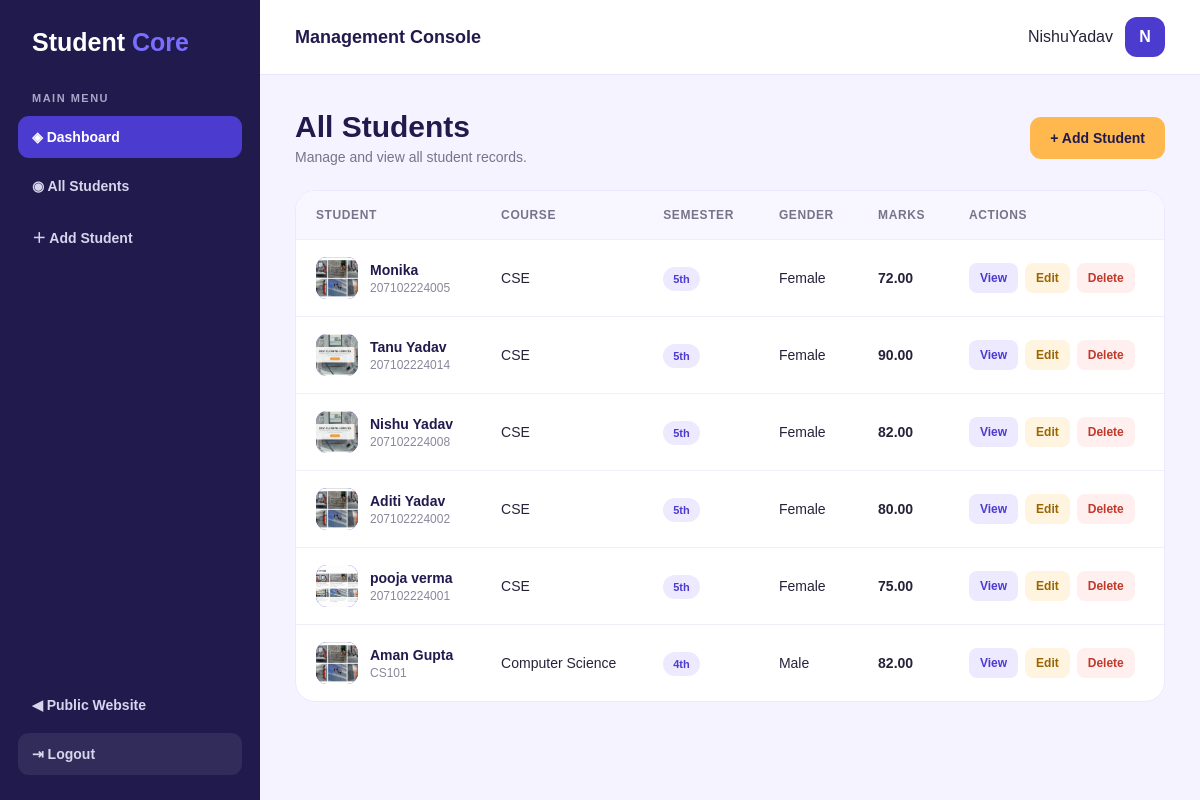
The app's page /students/ (signed in) with its own data.
### student/models.py (models this page shows, shortened)
class Student(models.Model):
    GENDER_CHOICES = [
        ('Male', 'Male'),
        ('Female', 'Female'),
        ('Other', 'Other'),
    ]
    SEMESTER_CHOICES = [
        ('1st', '1st Semester'),
        ('2nd', '2nd Semester'),
        ('3rd', '3rd Semester'),
        ('4th', '4th Semester'),
        ('5th', '5th Semester'),
        ('6th', '6th Semester'),
        ('7th', '7th Semester'),
        ('8th', '8th Semester'),
    ]
    name = models.CharField(
        max_length=150
    )
    date_of_birth = models.DateField()
    age = models.PositiveIntegerField()
    address = models.TextField()
    roll_no = models.CharField(
        max_length=50,
        unique=True
    )
    fees_amount = models.DecimalField(
        max_digits=10,
        decimal_places=2
    )
    parents_name = models.CharField(
        max_length=150
    )
    phone_no = models.CharField(
        max_length=15
    )
    email_id = models.EmailField()
    gender = models.CharField(
        max_length=10,
        choices=GENDER_CHOICES
    )
    course = models.CharField(
        max_length=100
    )
    semester = models.CharField(
        max_length=10,
        choices=SEMESTER_CHOICES
    )
    image = models.ImageField(
        upload_to='students/',
        blank=True,
        null=True
    )
    marks = models.DecimalField(
        max_digits=5,
        decimal_places=2
    )
    created_at = models.DateTimeField(
        auto_now_add=True
    )
    updated_at = models.DateTimeField(
        auto_now=True
    )

### student/views.py (the view)
# urls.py: path("students/", views.student_list, name="student_list"),
@login_required
def student_list(request):
    students = Student.objects.all().order_by("-id")
    return render(
        request,
        "student/student_list.html",
        {
            "students": students
        }
    )

### student/templates/student/student_list.html (shortened to what this page needs)
{% extends 'student/innerbase.html' %}
{% block content %}
<div class="page-heading">
    <div>
        <h1>
            All Students
        </h1>
        <p>
            Manage and view all student records.
        </p>
    </div>
    <a href="{% url 'student_create' %}" class="add-btn">
        + Add Student
    </a>
</div>
<div class="table-card">
    <div class="table-wrapper">
        <table>
            <thead>
                <tr>
                    <th>Student</th>
                    <th>Course</th>
                    <th>Semester</th>
                    <th>Gender</th>
                    <th>Marks</th>
                    <th>Actions</th>
                </tr>
            </thead>
            <tbody>
                {% for student in students %}
                <tr>
                    <td>
                        <div class="student-cell">
                            {% if student.image %}
                            <img src="{{ student.image.url }}" class="avatar" style="object-fit:cover;">
                            {% else %}
                            <div class="avatar">
                                {{ student.name|first|upper }}
                            </div>
                            {% endif %}
                            <div>
                                <div class="student-name">
                                    {{ student.name }}
                                </div>
                                <div class="roll">
                                    {{ student.roll_no }}
                                </div>
                            </div>
                        </div>
                    </td>
                    <td>
                        {{ student.course }}
                    </td>
                    <td>
                        <span class="badge">
                            {{ student.semester }}
                        </span>
                    </td>
                    <td>
                        {{ student.gender }}
                    </td>
                    <td>
                        <strong>
                            {{ student.marks }}
                        </strong>
                    </td>
                    <td>
                        <div class="actions">
                            <a href="{% url 'student_detail' student.pk %}" class="action view">
                                View
                            </a>
                            <a href="{% url 'student_update' student.pk %}" class="action edit">
                                Edit
                            </a>
                            <a href="{% url 'student_delete' student.pk %}" class="action delete">
                                Delete
                            </a>
                        </div>
                    </td>
                </tr>
                {% empty %}
                <tr>
                    <td colspan="6" class="empty">
                        No students found.
                    </td>
                </tr>
                {% endfor %}
            </tbody>
        </table>
    </div>
</div>
{% endblock %}

### student/templates/student/innerbase.html (shortened to what this page needs)
<!DOCTYPE html>
<html lang="en">
<head>
</head>
<body>
<div class="dashboard-layout">
    <aside class="sidebar">
        <div class="sidebar-brand">
            Student <span>Core</span>
        </div>
        <div class="menu-label">
            MAIN MENU
        </div>
        <nav class="sidebar-menu">
            <a
                href="{% url 'dashboard' %}"
                class="active"
            >
                ◈
                Dashboard
            </a>
            <a href="{% url 'student_list' %}">
                ◉
                All Students
            </a>
            <a href="{% url 'student_create' %}">
                ＋
                Add Student
            </a>
        </nav>
        <div class="sidebar-bottom">
            <div class="sidebar-menu">
                <a href="{% url 'home' %}">
                    ◀
                    Public Website
                </a>
                <a
                    href="{% url 'logout' %}"
                    class="logout"
                >
                    ⇥
                    Logout
                </a>
            </div>
        </div>
    </aside>
    <div class="main-area">
        <header class="topbar">
            <div class="topbar-title">
                Management Console
            </div>
            <div class="user-box">
                <div>
                    {{ request.user.username }}
                </div>
                <div class="user-avatar">
                    {{ request.user.username|first|upper }}
                </div>
            </div>
        </header>
        <main class="content">
            {% block content %}
            {% endblock %}
        </main>
    </div>
</div>
</body>
</html>

### student/templates/student/innerbase.html (style rules this page uses)
* { margin: 0; padding: 0; box-sizing: border-box; }
body { font-family: Arial, Helvetica, sans-serif; background: #F5F3FF; color: #25233A; }
.dashboard-layout { min-height: 100vh; display: flex; }
.sidebar { width: 260px; background: #211A4C; color: #FFFFFF; position: fixed; left: 0; top: 0; bottom: 0; padding: 28px 18px; z-index: 100; }
.sidebar-brand { font-size: 25px; font-weight: 800; padding: 0 14px 35px; }
.sidebar-brand span { color: #7B6DFF; }
.menu-label { color: #AAA5C8; font-size: 11px; font-weight: 700; letter-spacing: 1.5px; padding: 0 14px; margin-bottom: 12px; }
.sidebar-menu { display: flex; flex-direction: column; gap: 7px; }
.sidebar-menu a { display: flex; align-items: center; gap: 13px; padding: 13px 14px; border-radius: 11px; color: #D8D4EC; text-decoration: none; font-size: 14px; font-weight: 600; transition: .3s; }
.sidebar-menu a:hover, .sidebar-menu a.active { background: #4C3BCF; color: #FFFFFF; }
.sidebar-bottom { position: absolute; bottom: 25px; left: 18px; right: 18px; }
.logout { background: rgba(255,255,255,.08); }
.main-area { margin-left: 260px; width: calc(100% - 260px); min-height: 100vh; }
.topbar { height: 75px; background: #FFFFFF; border-bottom: 1px solid #E9E5FF; display: flex; align-items: center; justify-content: space-between; padding: 0 35px; }
.topbar-title { font-size: 18px; font-weight: 800; color: #211A4C; }
.user-box { display: flex; align-items: center; gap: 12px; }
.user-avatar { width: 40px; height: 40px; border-radius: 12px; background: #4C3BCF; color: #FFFFFF; display: flex; align-items: center; justify-content: center; font-weight: 800; }
.content { padding: 35px; }

### student/templates/student/student_list.html (style rules this page uses)
.page-heading { display: flex; align-items: center; justify-content: space-between; margin-bottom: 25px; }
.page-heading h1 { color: #211A4C; font-size: 30px; margin-bottom: 5px; }
.page-heading p { color: #77738B; font-size: 14px; }
.add-btn { background: #FFB84D; color: #211A4C; padding: 13px 20px; border-radius: 11px; text-decoration: none; font-weight: 800; font-size: 14px; }
.table-card { background: #FFFFFF; border: 1px solid #ECE9FF; border-radius: 20px; overflow: hidden; }
.table-wrapper { overflow-x: auto; }
table { width: 100%; border-collapse: collapse; min-width: 850px; }
th { background: #F8F7FF; color: #77738B; font-size: 12px; text-transform: uppercase; letter-spacing: .6px; padding: 17px 20px; text-align: left; }
td { padding: 17px 20px; border-top: 1px solid #F0EEFA; color: #25233A; font-size: 14px; }
.student-cell { display: flex; align-items: center; gap: 12px; }
.avatar { width: 42px; height: 42px; border-radius: 11px; background: #4C3BCF; color: #FFFFFF; display: flex; align-items: center; justify-content: center; font-weight: 800; flex-shrink: 0; }
.student-name { font-weight: 800; color: #211A4C; }
.roll { color: #8B879B; font-size: 12px; margin-top: 3px; }
.badge { background: #EDEAFF; color: #4C3BCF; padding: 6px 10px; border-radius: 20px; font-size: 11px; font-weight: 800; }
.actions { display: flex; gap: 7px; }
.action { padding: 8px 11px; border-radius: 8px; text-decoration: none; font-size: 12px; font-weight: 700; }
.view { background: #EDEAFF; color: #4C3BCF; }
.edit { background: #FFF4DF; color: #9A6500; }
.delete { background: #FFF0EF; color: #C0392B; }

### records on screen
Student: image (picture), name "Monika", roll_no "207102224005", course "CSE", semester "5th", gender "Female", marks "72.00"
Student: image (picture), name "Tanu Yadav", roll_no "207102224014", course "CSE", semester "5th", gender "Female", marks "90.00"
Student: image (picture), name "Nishu Yadav", roll_no "207102224008", course "CSE", semester "5th", gender "Female", marks "82.00"
Student: image (picture), name "Aditi Yadav", roll_no "207102224002", course "CSE", semester "5th", gender "Female", marks "80.00"
Student: image (picture), name "pooja verma", roll_no "207102224001", course "CSE", semester "5th", gender "Female", marks "75.00"
Student: image (picture), name "Aman Gupta", roll_no "CS101", course "Computer Science", semester "4th", gender "Male", marks "82.00"

### other values on screen
{{ request.user.username }} "NishuYadav"
{{ request.user.username|first|upper }} "N"
